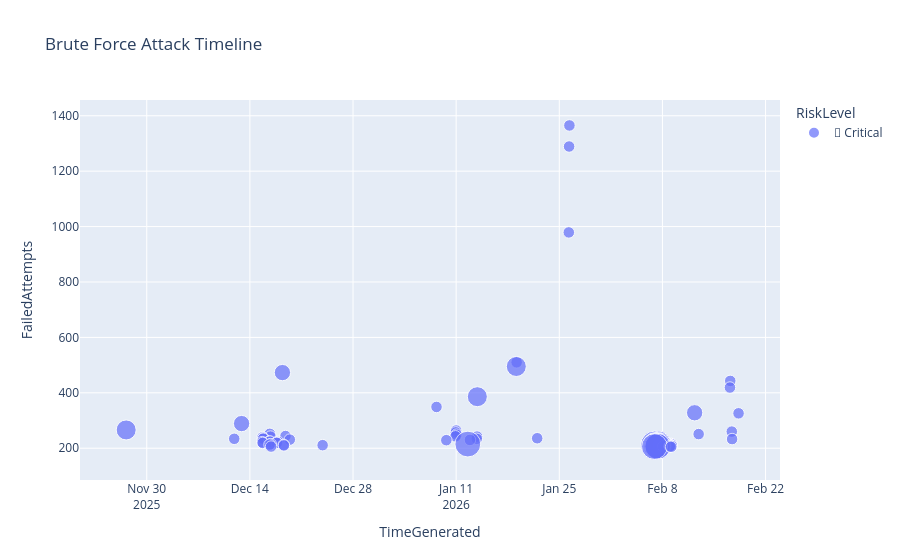

Here is the notebook cell this chart was saved with:
### Markdown cell above
---
## 3. Brute Force Attack Detection

Identify accounts experiencing high volumes of failed sign-in attempts, indicating potential brute force attacks.

**Detection Criteria:**
- More than 10 failed logins per account per hour
- Success-after-failure pattern (potential account compromise)

### Code cell
# Brute Force Detection Query
brute_force_query = f"""
// Brute Force Attack Detection - Failed Sign-ins per Account
let FailureThreshold = 10;
let TimeWindow = 1h;
union isfuzzy=true SigninLogs, AADNonInteractiveUserSignInLogs
| where {TIME_RANGE}
| where ResultType != 0  // Failed sign-ins
| summarize 
    FailedAttempts = count(),
    UniqueIPs = dcount(IPAddress),
    IPs = make_set(IPAddress, 10),
    FailureCodes = make_set(ResultType, 10),
    FirstAttempt = min(TimeGenerated),
    LastAttempt = max(TimeGenerated)
    by UserPrincipalName, bin(TimeGenerated, TimeWindow)
| where FailedAttempts >= FailureThreshold
| extend AttackDuration = datetime_diff('minute', LastAttempt, FirstAttempt)
| extend RiskLevel = case(
    FailedAttempts > 100, "🔴 Critical",
    FailedAttempts > 50, "🟠 High",
    FailedAttempts > 20, "🟡 Medium",
    "🟢 Low"
)
| order by FailedAttempts desc
| take 100
"""

brute_force_results = run_kql(brute_force_query, "Detecting brute force attacks")

if not brute_force_results.empty:
    print(f"\n🚨 Found {len(brute_force_results)} potential brute force incidents")
    display(brute_force_results.head(20))
    
    # Visualization
    fig = px.scatter(brute_force_results, 
                     x='TimeGenerated', 
                     y='FailedAttempts',
                     color='RiskLevel',
                     size='UniqueIPs',
                     hover_data=['UserPrincipalName', 'IPs'],
                     title='Brute Force Attack Timeline')
    fig.show()
else:
    print("✅ No brute force attacks detected in the analysis period")

### Figure 1 — Plotly figure (JSON) as saved in the notebook; plotly's stock layout.template omitted (floating-point values rounded to 4 significant figures; data arrays with more than 128 entries replaced by an {"elided": "..."} marker saying what was removed)
{"data": [{"customdata": {"elided": "100x2 str values"}, "hovertemplate": "RiskLevel=🔴 Critical<br>TimeGenerated=%{x}<br>FailedAttempts=%{y}<br>UniqueIPs=%{marker.size}<br>UserPrincipalName=%{customdata[0]}<br>IPs=%{customdata[1]}<extra></extra>", "legendgroup": "🔴 Critical", "marker": {"color": "#636efa", "size": [1, 1, 1, 1, 3, 2, 1, 1, 3, 1, 2, 1, 2, 3, 1, 1, 1, 1, 1, 1, 1, 1, 1, 1, 1, 1, 1, 1, 1, 1, 1, 1, 1, 1, 1, 1, 1, 1, 1, 1, 4, 1, 1, 1, 1, 1, 1, 1, 1, 1, 1, 1, 5, 1, 1, 1, 1, 1, 1, 1, 2, 1, 1, 1, 1, 1, 2, 1, 1, 1, 1, 1, 6, 1, 1, 1, 1, 1, 1, 5, 1, 5, 1, 5, 5, 1, 5, 1, 5, 1, 5, 5, 1, 1, 5, 5, 1, 5, 1, 1], "sizemode": "area", "sizeref": 0.015, "symbol": "circle"}, "mode": "markers", "name": "🔴 Critical", "orientation": "v", "showlegend": true, "type": "scatter", "x": ["2026-01-26T09:00:00+00:00", "2026-01-26T08:00:00+00:00", "2026-01-26T07:00:00+00:00", "2026-01-19T05:00:00+00:00", "2026-01-19T04:00:00+00:00", "2025-12-18T10:00:00+00:00", "2026-02-17T05:00:00+00:00", "2026-02-17T04:00:00+00:00", "2026-01-13T21:00:00+00:00", "2026-01-08T08:00:00+00:00", "2026-02-12T09:00:00+00:00", "2026-02-18T08:00:00+00:00", "2025-12-12T21:00:00+00:00", "2025-11-27T05:00:00+00:00", "2026-01-11T00:00:00+00:00", "2026-02-17T10:00:00+00:00", "2026-01-10T23:00:00+00:00", "2025-12-16T17:00:00+00:00", "2026-02-12T22:00:00+00:00", "2026-01-11T01:00:00+00:00", "2025-12-18T20:00:00+00:00", "2026-01-10T22:00:00+00:00", "2026-01-13T20:00:00+00:00", "2025-12-16T19:00:00+00:00", "2025-12-15T17:00:00+00:00", "2025-12-15T20:00:00+00:00", "2026-01-22T00:00:00+00:00", "2025-12-11T21:00:00+00:00", "2025-12-15T19:00:00+00:00", "2026-01-13T19:00:00+00:00", "2026-02-17T11:00:00+00:00", "2025-12-19T10:00:00+00:00", "2026-01-12T21:00:00+00:00", "2026-01-09T16:00:00+00:00", "2025-12-16T15:00:00+00:00", "2025-12-16T18:00:00+00:00", "2026-02-07T23:00:00+00:00", "2026-02-07T20:00:00+00:00", "2025-12-17T20:00:00+00:00", "2025-12-15T16:00:00+00:00", "2026-02-07T11:00:00+00:00", "2026-02-07T19:00:00+00:00", "2025-12-17T15:00:00+00:00", "2026-02-08T07:00:00+00:00", "2025-12-15T18:00:00+00:00", "2025-12-17T16:00:00+00:00", "2026-02-08T17:00:00+00:00", "2026-02-08T13:00:00+00:00", "2026-02-08T01:00:00+00:00", "2026-02-08T15:00:00+00:00", "2026-02-08T16:00:00+00:00", "2026-02-09T06:00:00+00:00", "2026-01-12T14:00:00+00:00", "2026-02-08T11:00:00+00:00", "2026-02-09T05:00:00+00:00", "2026-02-08T22:00:00+00:00", "2026-02-08T04:00:00+00:00", "2025-12-16T20:00:00+00:00", "2026-02-08T14:00:00+00:00", "2026-02-08T10:00:00+00:00", "2026-02-07T22:00:00+00:00", "2026-02-09T01:00:00+00:00", "2026-02-07T21:00:00+00:00", "2026-02-08T18:00:00+00:00", "2025-12-16T16:00:00+00:00", "2026-02-08T20:00:00+00:00", "2026-02-08T00:00:00+00:00", "2026-02-08T06:00:00+00:00", "2025-12-18T14:00:00+00:00", "2026-02-08T23:00:00+00:00", "2026-02-08T02:00:00+00:00", "2026-02-08T08:00:00+00:00", "2026-02-06T23:00:00+00:00", "2026-02-07T15:00:00+00:00", "2026-02-08T21:00:00+00:00", "2025-12-23T21:00:00+00:00", "2026-02-08T05:00:00+00:00", "2026-02-09T02:00:00+00:00", "2026-02-08T19:00:00+00:00", "2026-02-07T02:00:00+00:00", "2026-02-08T09:00:00+00:00", "2026-02-07T12:00:00+00:00", "2025-12-18T15:00:00+00:00", "2026-02-07T00:00:00+00:00", "2026-02-07T01:00:00+00:00", "2026-02-09T03:00:00+00:00", "2026-02-07T05:00:00+00:00", "2026-02-07T17:00:00+00:00", "2026-02-07T07:00:00+00:00", "2026-02-08T12:00:00+00:00", "2026-02-07T04:00:00+00:00", "2026-02-07T03:00:00+00:00", "2026-02-09T07:00:00+00:00", "2026-02-08T03:00:00+00:00", "2026-02-07T06:00:00+00:00", "2026-02-07T09:00:00+00:00", "2026-02-09T00:00:00+00:00", "2026-02-06T22:00:00+00:00", "2025-12-16T21:00:00+00:00", "2026-02-09T04:00:00+00:00"], "xaxis": "x", "y": [1365, 1289, 979, 510, 495, 473, 443, 419, 386, 349, 328, 326, 289, 266, 264, 260, 257, 252, 251, 249, 244, 243, 242, 242, 239, 236, 236, 234, 234, 234, 233, 231, 230, 229, 224, 224, 224, 223, 223, 222, 221, 221, 221, 220, 219, 219, 218, 217, 217, 217, 216, 215, 215, 215, 215, 215, 215, 215, 214, 214, 214, 214, 213, 213, 213, 213, 213, 213, 212, 212, 212, 212, 211, 211, 211, 211, 211, 211, 210, 210, 210, 210, 210, 209, 209, 209, 209, 208, 208, 208, 208, 208, 208, 207, 207, 207, 207, 206, 206, 205], "yaxis": "y"}], "layout": {"legend": {"itemsizing": "constant", "title": {"text": "RiskLevel"}, "tracegroupgap": 0}, "title": {"text": "Brute Force Attack Timeline"}, "xaxis": {"anchor": "y", "domain": [0, 1], "title": {"text": "TimeGenerated"}}, "yaxis": {"anchor": "x", "domain": [0, 1], "title": {"text": "FailedAttempts"}}}}
